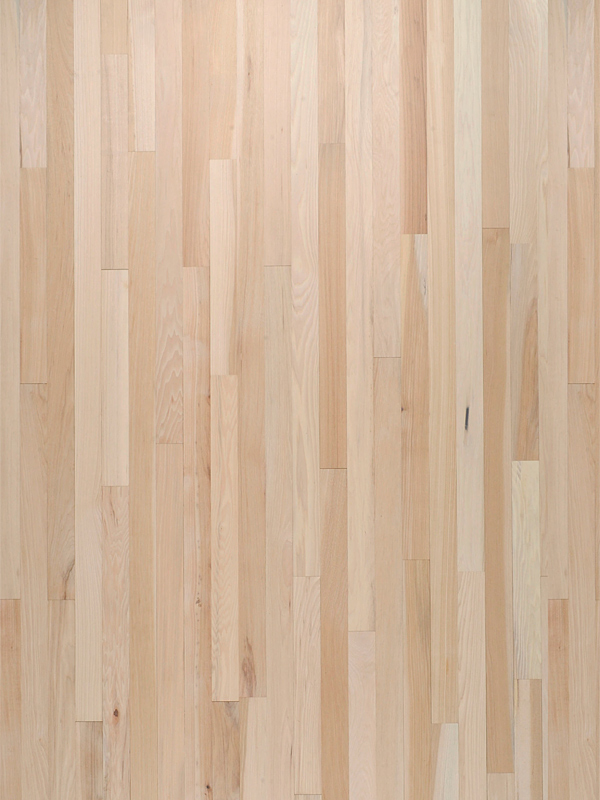
#> input picture burger_war_dev/models/my_ground_plane/MyImage.png, 600 x 800 px
$ python -i image_function.py   (imports and definitions only)   (older library calls are emulated)
#> lines starting #> are read from the running program, lines starting #| are printed output that depends on the picture; after the words box and inside, x2 and y2 are one past the last pixel; in counts of white or black regions, pixels touching at a corner belong together
#> further down, picture is the input picture: shape (800, 600, 3); mean B, G, R 157.8, 182.2, 208.9

import cv2
import copy
import numpy as np


def clipping(img, img_min, img_max):
    mask = img > img_max
    channelNum = img.shape[2]
    if channelNum > 1:
        #mask = mask.sum(axis=2)
        mask = mask[:, :, 0] + mask[:, :, 1] + mask[:, :, 2]
        mask = np.tile(mask[:, :, None], [1, 1, channelNum])
    res = 255 * (img - img_min)/(img_max - img_min) # normalization

    res[mask > 0] = 255  # paint over-exposure regions with white

    return res


def Normalization(img):
    # averaging color
    b, g, r = cv2.split(img)
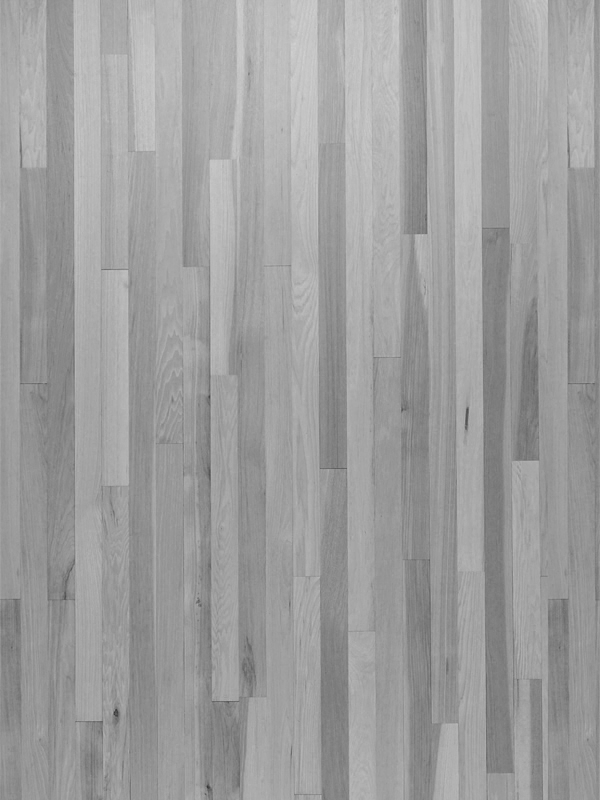
#> b: shape (800, 600); min 56, max 208, mean 157.8
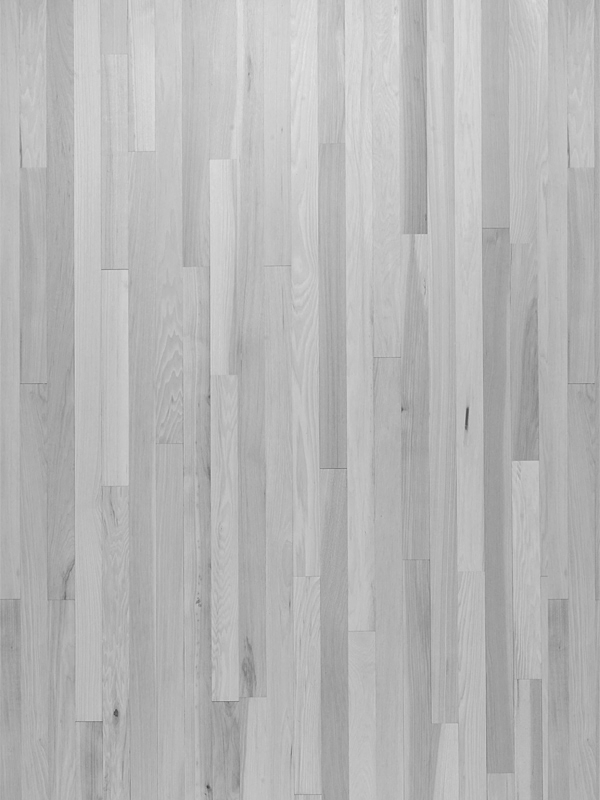
#> g: shape (800, 600); min 66, max 230, mean 182.2
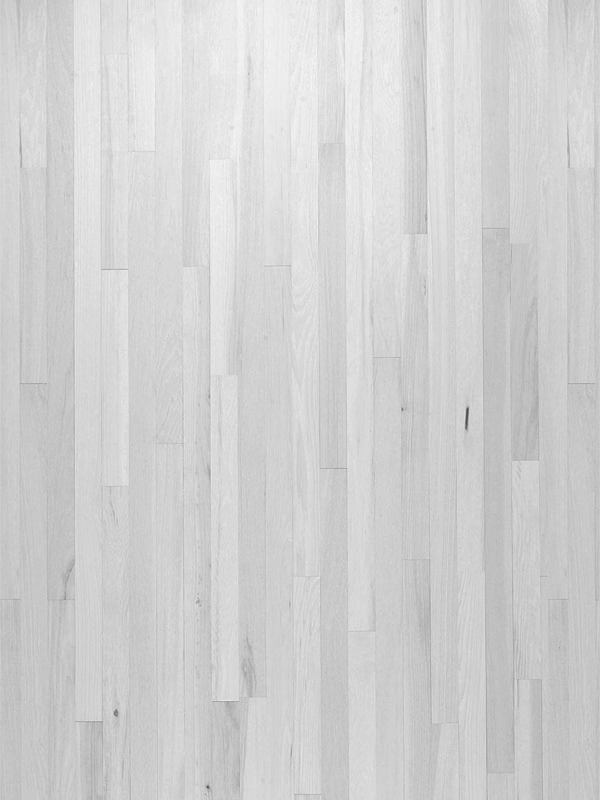
#> r: shape (800, 600); min 74, max 248, mean 208.9
    ave = [b.mean(), g.mean(), r.mean()]
#> ave = [157.8, 182.2, 208.9]

    res_s = img.astype(float)
    res = np.ones((250,250,3),dtype=float)
    for c in range(3):
        res_s[:, :, c] = res_s[:, :, c] / ave[c]
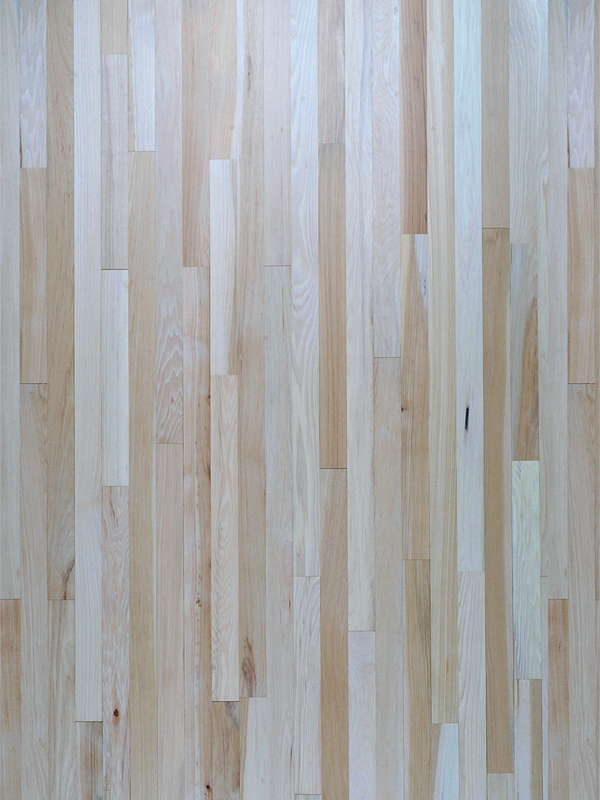
#> res_s: shape (800, 600, 3) float64; mean B, G, R 1, 1, 1; drawn with min black and max white

    # display the tmp average of the two modified gray images
    ## all average of two input images is 1.0 (but image range is not [0,255] but [0,unknown])
    tmp_res1, tmp_res2, tmp_res3 = cv2.split(res)
#> tmp_res1: shape (250, 250) float64; every value is 1
    tmp_ave_res = [tmp_res1.mean(), tmp_res2.mean(),tmp_res3.mean() ]    ## image normalization
#> tmp_ave_res = [1, 1, 1]
    ### image range [0, unknown] -> [0,255]
    th = np.nanpercentile(res_s, 99.5, interpolation='linear')
#> th = 1.23
    res_s = clipping(res_s, res_s.min(), th)
#> in clipping, `mask = mask[:, :, 0] + mask[:, :, 1] + mask[:, :, 2]`:
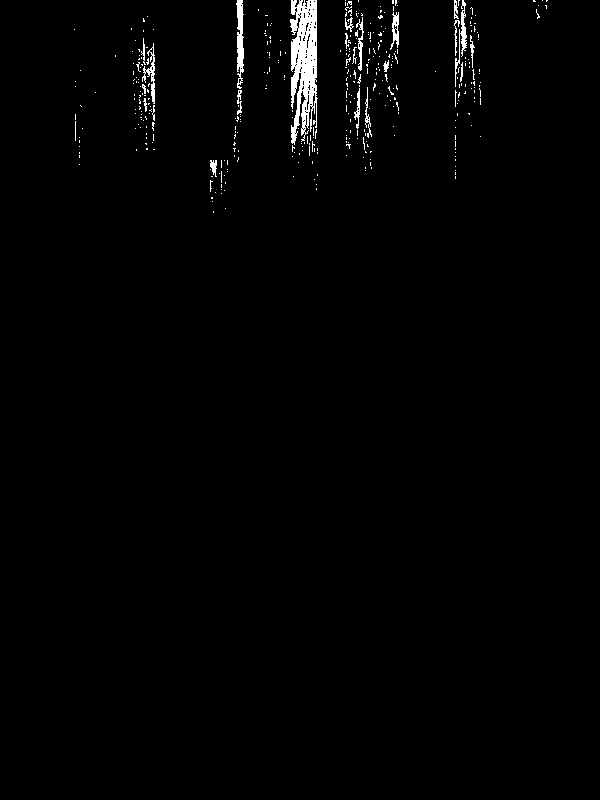
#> mask: shape (800, 600) bool; 1.3% white; 386 white regions (363 under 20 px), largest, box (x1, y1, x2, y2) and area: (290, 0, 318, 145) 2713, (236, 0, 244, 89) 463, (455, 0, 467, 87) 285
#> in clipping, `res[mask > 0] = 255`:
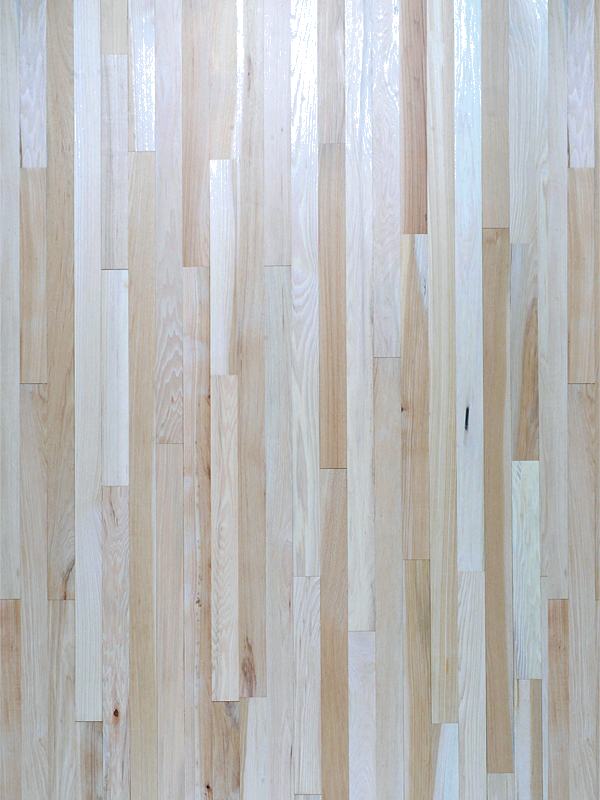
#> res: shape (800, 600, 3) float64; mean B, G, R 188.1, 188.4, 188.6
    res_s = res_s.astype(np.uint8)

    res_b, res_g, res_r = cv2.split(res_s)
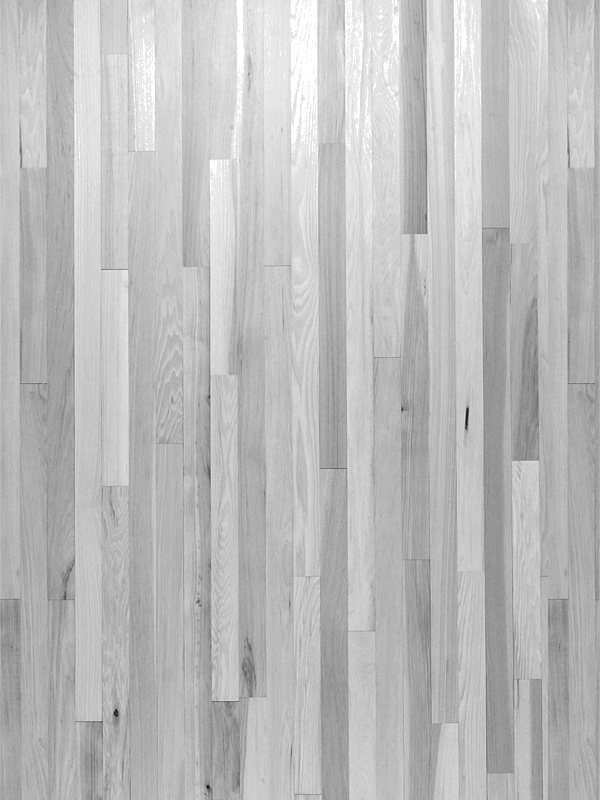
#> res_g: shape (800, 600); min 2, max 255, mean 187.8

    ave_res = [res_b.mean(), res_g.mean(), res_r.mean()]
#> ave_res = [187.6, 187.8, 188.1]
#> in detect_enemy_robot, `hsv = cv2.cvtColor(img, cv2.COLOR_BGR2HSV)`: hsv: shape (800, 600, 3); mean H, S, V 68.3, 20, 195.4

    #cv2.imshow('orig_c', res_s)

    #cv2.imshow('orig', img)
    #cv2.imshow('average color', res_s.astype(np.uint8))

    return res_s


# create sample mask image window function-------------------------------------------------
def createMaskImage(hsv, hue, sat, val):
    imh, imw, channels = hsv.shape  # get image size and the number of channels
#> imh = 800; imw = 600; channels = 3
    mask = np.zeros((imh, imw, channels), np.uint8) # initialize hsv gradation image with 0

    # if hue argument is pair value enclosed in []
    hmin = hue[0]
    hmax = hue[1]

    # if sat argument is pair value enclosed in []
    smin = sat[0]
    smax = sat[1]

    #  val argument is pair value enclosed in []
    vmin = val[0]
    vmax = val[1]

    return cv2.inRange(hsv, np.array([hmin, smin, vmin]), np.array([hmax, smax, vmax]))
#> returned value: shape (800, 600); every value is 0


# [35 lines left out: function detect_field_trap, not called in this run]


def detect_enemy_robot(frame):
    result_dict = {}
    img = frame

    # convert to HSV (Hue, Saturation, Value(Brightness))
    hsv = cv2.cvtColor(img, cv2.COLOR_BGR2HSV)
    #cv2.imshow("Hue", hsv[:, :, 0])
    """
    use the bgr method at gazebo because hsv not show
    """
    # find red ball
    # bgr use only gazebo
    rnb_red = createMaskImage(img, [0 , 10], [0, 10], [100, 255])
    # hsv
    #rnb_red1 = createMaskImage(hsv, [165 , 180], [120, 240], [120, 240])
    #rnb_red2 = createMaskImage(hsv, [0 , 5], [120, 240], [120, 240])
    #rnb_red = rnb_red1 + rnb_red2
    # METHOD1: fill hole in the object using Closing process (Dilation next to Erosion) of mathematical morphology
    rnb_red = cv2.morphologyEx(rnb_red, cv2.MORPH_OPEN, cv2.getStructuringElement(cv2.MORPH_ELLIPSE,(5,5)))
    rnb_red = cv2.morphologyEx(rnb_red, cv2.MORPH_CLOSE, cv2.getStructuringElement(cv2.MORPH_ELLIPSE,(9,9)))
    #cv2.imshow("rnb_red", rnb_red)
    im, contours, hierarchy = cv2.findContours(rnb_red, cv2.RETR_EXTERNAL, cv2.CHAIN_APPROX_SIMPLE)
#> contours = []
    Draw_txt(im, contours, hierarchy,img)
    draw_obj_label(contours, "red", img, "red")

    result_dict['red_ball'] = contours

    # bgr
    # rnb_green = createMaskImage(img, [0 , 10], [140, 160], [0, 10])
    # hsv
    rnb_green = createMaskImage(hsv, [45 ,65], [50, 255], [50, 255])
    # METHOD1: fill hole in the object using Closing process (Dilation next to Erosion) of mathematical morphology
    rnb_green = cv2.morphologyEx(rnb_green, cv2.MORPH_CLOSE, cv2.getStructuringElement(cv2.MORPH_ELLIPSE,(9,9))) # using 9x9 ellipse kernel
    rnb_green = cv2.morphologyEx(rnb_green, cv2.MORPH_OPEN, cv2.getStructuringElement(cv2.MORPH_ELLIPSE,(4,4))) # using 4x4 ellipse kernel
    #cv2.imshow("rnb_green", rnb_green)
    im, contours, hierarchy = cv2.findContours(rnb_green, cv2.RETR_EXTERNAL, cv2.CHAIN_APPROX_SIMPLE)
    Draw_txt(im, contours, hierarchy,img)
    draw_obj_label(contours, "green", img, "green")
    result_dict['green_side'] = contours

    """
    # burger
    # rgb
    img_gblur = cv2.GaussianBlur(hsv, (105, 105), 5)
    #cv2.imshow("img_gblur", img_gblur)
    # rnb_burger = createMaskImage(img_gblur, [20 , 100], [20, 100], [20, 100])
    # hsv
    rnb_burger = createMaskImage(img_gblur, [60 , 110], [60, 180], [10, 165])
    #cv2.imshow("rnb_burger0", rnb_burger)

    rnb_burger = cv2.morphologyEx(rnb_burger, cv2.MORPH_OPEN, cv2.getStructuringElement(cv2.MORPH_ELLIPSE,(4, 4)))
    #cv2.imshow("rnb_burger1", rnb_burger)
    rnb_burger = cv2.morphologyEx(rnb_burger, cv2.MORPH_CLOSE, cv2.getStructuringElement(cv2.MORPH_ELLIPSE,(9, 9)))
    #cv2.imshow("rnb_burger2", rnb_burger)

    rnb_burger = cv2.morphologyEx(rnb_burger, cv2.MORPH_OPEN, cv2.getStructuringElement(cv2.MORPH_ELLIPSE,(39, 39)))
    #cv2.imshow("rnb_burger3", rnb_burger)
    rnb_burger = cv2.morphologyEx(rnb_burger, cv2.MORPH_CLOSE, cv2.getStructuringElement(cv2.MORPH_ELLIPSE,(89,89)))


    #cv2.imshow("rnb_burger", rnb_burger)
    im, contours, hierarchy = cv2.findContours(rnb_burger, cv2.RETR_EXTERNAL, cv2.CHAIN_APPROX_SIMPLE)
    Draw_txt(im, contours, hierarchy,img)
    draw_obj_label(contours, "almond", img, "almond")
    result_dict['burger'] = contours
    """
    return result_dict


# [36 lines left out: function detect_enemy_robot_light, not called in this run]


def upper_cut_image(origin_image):
    pass

# [20 lines left out: functions calc_enemy_center, calc_enemy_area, not called in this run]


def Draw_txt(im, contours, hierarchy,img):
    for i in range(len(contours)):
        # -- get information of bounding rect of each contours
        posx, posy, width, height = cv2.boundingRect(contours[i])
        # -- decide "Skal" object using aspect ratio of bounding area
        if width*2<height and height<width*6: # --
            cv2.rectangle(img, (posx, posy), (posx + width, posy + height), (0, 0, 255), 2)
            strSize = cv2.getTextSize("Grande Cylinder", cv2.FONT_HERSHEY_SIMPLEX, 0.5, 1)[0]
            cv2.rectangle(img, (posx, posy-strSize[1]), (posx+strSize[0], posy), (0, 0, 255), -1)
            cv2.putText(img, "Another Object", (posx, posy), cv2.FONT_HERSHEY_SIMPLEX, 0.5, (255, 255, 255))
        else: # -- is not "Skal"
            cv2.rectangle(img, (posx, posy), (posx + width, posy + height), (0, 255, 0), 2)
#> this loop made 0 passes
            #cv2.imshow("Image", img)


def draw_obj_label(contours,label_data, target_img, color):
#> called with label_data = 'red', color = 'red'
    grande_aspect_ratio_min = 1/6
    grande_aspect_ratio_max = 1/2
    if(color == "green"):
        r = 0
        g = 255
        b = 0
    elif(color == "almond"):
        r = 255
        g = 255
        b = 0
    elif(color == "pink"):
        r = 229
        g = 152
        b = 197
    elif(color == "red"):
        r = 255
        g = 0
        b = 0
    else:
        r=255
        g=255
        b=255

    for i in range(len(contours)):
        # -- get information of bounding rect of each contours
        posx, posy, width, height = cv2.boundingRect(contours[i])
        # -- decide "Skal" object using aspect ratio of bounding area
        if grande_aspect_ratio_min < width/height and width / height < grande_aspect_ratio_max: # --
            cv2.rectangle(target_img, (posx, posy), (posx + width, posy + height), (0, 0, 255), 2)
            mesg_list=[]
            mesg_list.append(label_data+" grande")
            aspect_ratio = width / height
            mesg_list.append(int(100*aspect_ratio))  ### aspect ratio
            # 0.6 is text size
            draw_text_color(posx, posy, 0.6, mesg_list, target_img, color)
        else:
            cv2.rectangle(target_img, (posx, posy), (posx + width, posy + height), (b, g, r), 2)
            mesg_list = []
            mesg_list.append(label_data )
            aspect_ratio = width / height
            mesg_list.append(int(100 * aspect_ratio))  ### aspect ratio
            # 0.6 is text size
            draw_text_color(posx, posy, 0.6, mesg_list, target_img, color)


# [28 lines left out: function draw_text_color, not called in this run]


def get_tracking_info(original_image):
    result_dict = {}
    enemy_center = 0
    enemy_area = 0
    #  Illumination Invariant Measure
    IIM_img = Normalization(original_image)
    # get contours from enemy
    enemy_robot_contours = detect_enemy_robot(IIM_img)
#> enemy_robot_contours = {'red_ball': [], 'green_side': []}
    #cv2.imshow("Image", IIM_img)
    cv2.waitKey(1)
    red_ball_contours = enemy_robot_contours['red_ball']
#> red_ball_contours = []
    green_side_contours = enemy_robot_contours['green_side']
#> green_side_contours = []
    # burger_contours = enemy_robot_contours['burger']
    if red_ball_contours != []:
        enemy_center = calc_enemy_center(red_ball_contours)
        enemy_area = calc_enemy_area(red_ball_contours)
        # outside of tracking area
        if enemy_area < 1400:
            """
            you can write navigation code using enemy coordinate
            """
            result_dict['center'] = enemy_center
            result_dict['enemy_area'] = enemy_area
            result_dict['target'] = 'red_ball'
            return result_dict
    if green_side_contours != []:
        enemy_center = calc_enemy_center(green_side_contours)
        enemy_area = calc_enemy_area(green_side_contours)
        result_dict['center'] = enemy_center
        result_dict['enemy_area'] = enemy_area
        result_dict['target'] = 'green_side'
        return result_dict
    """
    elif burger_contours != []:
        enemy_center = calc_enemy_center(burger_contours)
        enemy_area = calc_enemy_area(burger_contours)
        result_dict['center'] = enemy_center
        result_dict['enemy_area'] = enemy_area
        result_dict['target'] = 'burger'
        return result_dict
    """
    return result_dict

>>> import cv2
>>> picture = cv2.imread('../models/my_ground_plane/MyImage.png')
>>> result = get_tracking_info(picture)
#> result = 0 items
